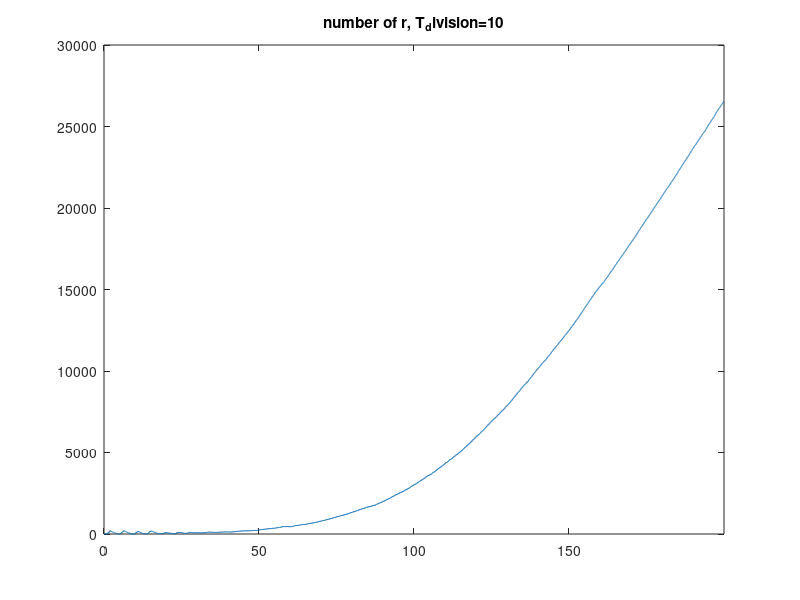
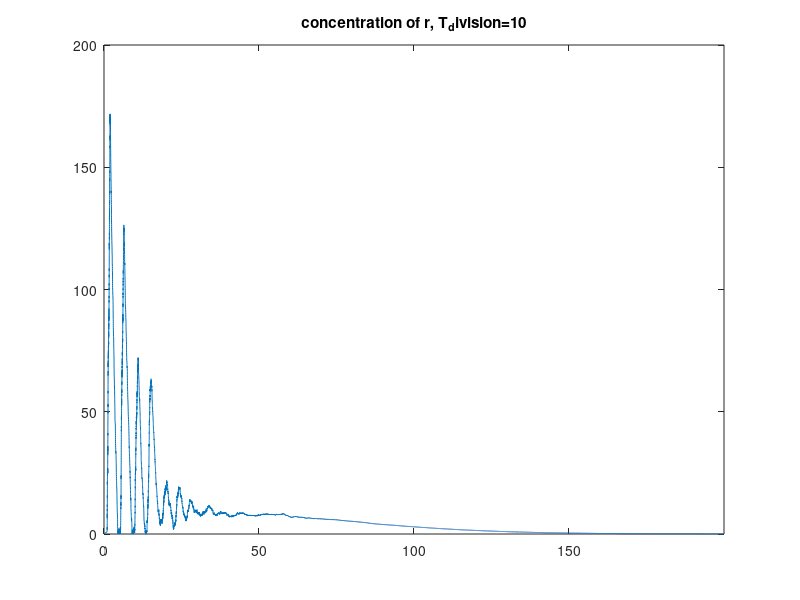

Here is the MATLAB script that generated these plots, in order:
%%%%%%%%%%%%%%%%%%%%%%%%%%%%%%%%
%------Moose code-----------
% ----Yunsong Zhang-------
%-----2015-7-23-----------
%%%%%%%%%%%%%%%%%%%%%%%%%%%%%%%%
%This code tries to implement a simplest delayed degradation and fire model
% in the 2009 PRL paper by Will Mather et al
% Two reactions are considered:
%   0 --> r  Ka
%   r --> 0  Kd
% However, here we also consider the dilution and random partitioning of
% cell growth and division
clear
close all
clc

V0=1;                    % Initial Volume
T_divide=10;             % period of cell division
Volume=@(t) V0*exp(log(2).*t/T_divide);

% chemical model definition
Model.gamma_r=80;
Model.alpha=300;
Model.C0=10;
Model.tau=1;
Model.beta=0.1;
Model.R0=1;
Model.S=[1,-1];
Model.K=@(x) [Model.alpha*(Model.C0/(Model.C0+x))^2;
               Model.gamma_r*x/(Model.R0+x)+Model.beta*x];
%end of model definition

T_rec=[0];
numR_rec=[0];  
Tmax=200; %2*T_divide;
T_nextdelay=[NaN];

timenow=0;           % real time
time_in_gen=0;       % time in each generation, put to 0 at each division
numR=0;
c=log(2)/T_divide;
%%
while timenow<Tmax
    V=Volume(timenow);
    propensity=Model.K(numR/V);
    K_sum=sum(propensity);
    delta_t=log(K_sum/(K_sum+c*log(rand())))/c;
%     T_nextdelay(find(T_nextdelay<timenow))=[];
%     if numR==0
%         timenow=timenow+Model.tau;
%         numR=numR+1;
%         T_rec(end+1)=timenow;
%         numR_rec(end+1)=numR;
%         disp('cont');
%         %timenow
%         %T_nextdelay
%         continue;        
%     end
         
    if timenow+delta_t>1000000 %T_divide
        test=1;
        % cell divides
        %disp('Cell divides');
    elseif timenow+delta_t>min(T_nextdelay) %%&& timenow<min(T_nextdelay)
       test=2; min(T_nextdelay)
        % a delay reaction occurs
        timenow=min(T_nextdelay);
        T_rec(end+1)=timenow;
        numR=numR+1;
        numR_rec(end+1)=numR;
        ind=find(T_nextdelay==min(T_nextdelay));
        T_nextdelay(ind)=[];
        
        
        
        
    elseif rand()<propensity(1)/K_sum
        test=3;
        % a delayed reaction in preparation
        timenow=timenow+delta_t;
        T_nextdelay(end+1)=timenow+Model.tau;
        T_nextdelay=unique(T_nextdelay);
        
        
        
        
    else
        test=4;
        % a reaction occurs immediately       
        timenow=timenow+delta_t;
        numR=numR-1;
        T_rec(end+1)=timenow;
        numR_rec(end+1)=numR;
    end
    
    if delta_t<0
        error('strange delta_t');
    end
%     if T_rec(end)<T_rec(end-1)
%         error('time back!');
%     end
       
        
  
   timenow
        

end

figure(1)
handle=plot(T_rec,numR_rec);
xlim([min(T_rec),max(T_rec)])
titlename=sprintf('number of r, T_division=%d',T_divide);
title(titlename)
picname=sprintf('./Td%dnum',T_divide);
saveas(handle,picname,'jpg');



figure(2)
handle=plot(T_rec,numR_rec./Volume(T_rec));
xlim([min(T_rec),max(T_rec)])
titlename=sprintf('concentration of r, T_division=%d',T_divide);
title(titlename)
picname=sprintf('./Td%dcon',T_divide);
saveas(handle,picname,'jpg');
